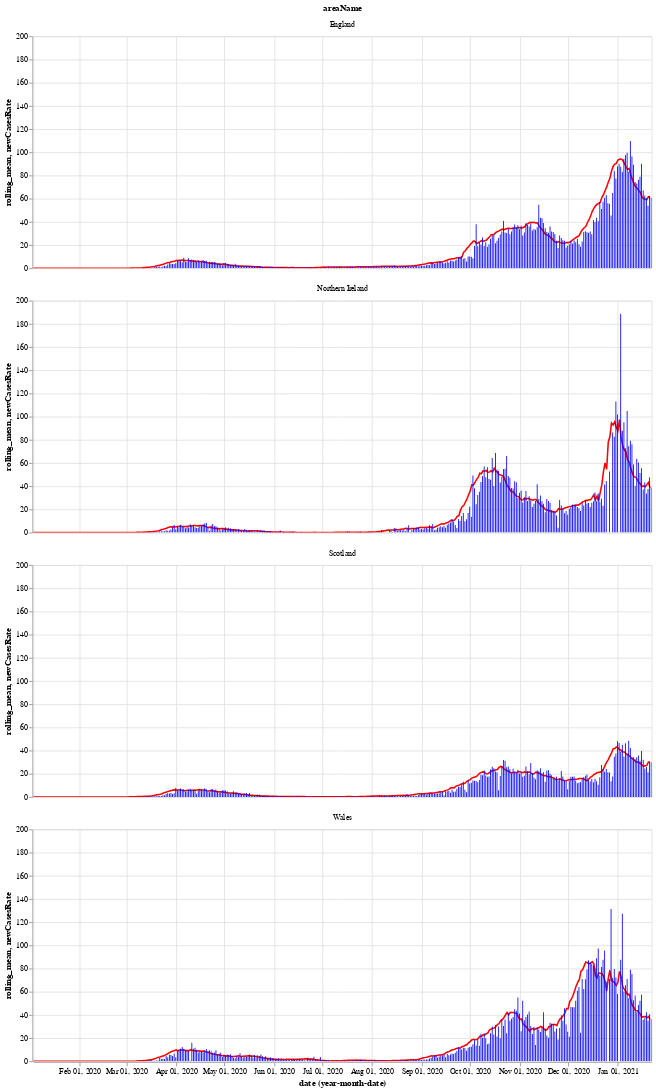

Notebook source saved alongside this figure:
### Markdown cell above
Next is a bar chart of the number of new cases in each country (per 100k population), with the 7 day moving average of cases. Again we see that Wales saw a longer period of raising and falling cases compared to the other countries.

After a period of cases falling, each nation is now seeing a rise in the number of cases - especially in Wales.

### Code cell
# collapse
bars = alt.Chart(uk_cases).mark_bar().encode(
    x="yearmonthdate(date):T",
    y="newCasesRate:Q",
    tooltip='newCasesRate',
    color=alt.condition(
        alt.datum.dailyChange > 0,
        alt.value("orange"),  # The positive color
        alt.value("blue")  # The negative color
    )
).properties(title='New cases per 100k population with rolling 7 day average', width=800).interactive()
line = alt.Chart(uk_cases).mark_line(
    color='red',
    size=2,
).transform_window(
    rolling_mean='mean(newCasesRate)',
    frame=[0, 7],
    groupby=['areaName']
).encode(
    x='yearmonthdate(date):T',
    y='rolling_mean:Q'
)
alt.layer(line, bars, data=uk_cases).facet(alt.Row('areaName'), columns=1)

### Figure 1 — Vega-Lite specification as saved in the notebook (floating-point values rounded to 4 significant figures; data arrays with more than 128 entries replaced by an {"elided": "..."} marker saying what was removed)
{"config": {"view": {"continuousWidth": 400, "continuousHeight": 300}}, "data": {"name": "data-e1c41e46ffb1c1c46ebd4ef202ba620f"}, "facet": {"type": "nominal", "field": "areaName"}, "spec": {"layer": [{"mark": {"type": "line", "color": "red", "size": 2}, "encoding": {"x": {"type": "temporal", "field": "date", "timeUnit": "yearmonthdate"}, "y": {"type": "quantitative", "field": "rolling_mean"}}, "transform": [{"window": [{"op": "mean", "field": "newCasesRate", "as": "rolling_mean"}], "frame": [0, 7], "groupby": ["areaName"]}]}, {"mark": "bar", "encoding": {"color": {"condition": {"value": "orange", "test": "(datum.dailyChange > 0)"}, "value": "blue"}, "tooltip": {"type": "quantitative", "field": "newCasesRate"}, "x": {"type": "temporal", "field": "date", "timeUnit": "yearmonthdate"}, "y": {"type": "quantitative", "field": "newCasesRate"}}, "selection": {"selector002": {"type": "interval", "bind": "scales", "encodings": ["x", "y"]}}, "title": "New cases per 100k population with rolling 7 day average", "width": 800}]}, "columns": 1, "$schema": "https://vega.github.io/schema/vega-lite/v4.8.1.json", "datasets": {"data-e1c41e46ffb1c1c46ebd4ef202ba620f": {"elided": "1540 records"}}}
